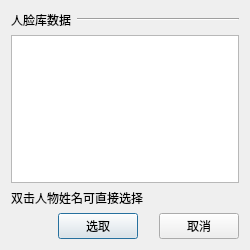
<?xml version="1.0" encoding="UTF-8"?>
<ui version="4.0">
 <class>Dialog</class>
 <widget class="QDialog" name="Dialog">
  <property name="geometry">
   <rect>
    <x>0</x>
    <y>0</y>
    <width>250</width>
    <height>250</height>
   </rect>
  </property>
  <property name="minimumSize">
   <size>
    <width>250</width>
    <height>250</height>
   </size>
  </property>
  <property name="windowTitle">
   <string>选取人脸</string>
  </property>
  <layout class="QVBoxLayout" name="verticalLayout">
   <item>
    <layout class="QHBoxLayout" name="horizontalLayout">
     <item>
      <widget class="QLabel" name="label">
       <property name="text">
        <string>人脸库数据</string>
       </property>
      </widget>
     </item>
     <item>
      <widget class="Line" name="line">
       <property name="sizePolicy">
        <sizepolicy hsizetype="Expanding" vsizetype="Fixed">
         <horstretch>0</horstretch>
         <verstretch>0</verstretch>
        </sizepolicy>
       </property>
       <property name="orientation">
        <enum>Qt::Horizontal</enum>
       </property>
      </widget>
     </item>
    </layout>
   </item>
   <item>
    <widget class="QListWidget" name="faceList"/>
   </item>
   <item>
    <widget class="QLabel" name="promptLb">
     <property name="text">
      <string>双击人物姓名可直接选择</string>
     </property>
    </widget>
   </item>
   <item>
    <layout class="QHBoxLayout" name="horizontalLayout_2">
     <item>
      <spacer name="horizontalSpacer">
       <property name="orientation">
        <enum>Qt::Horizontal</enum>
       </property>
       <property name="sizeHint" stdset="0">
        <size>
         <width>40</width>
         <height>20</height>
        </size>
       </property>
      </spacer>
     </item>
     <item>
      <widget class="QPushButton" name="selBtn">
       <property name="text">
        <string>选取</string>
       </property>
      </widget>
     </item>
     <item>
      <spacer name="horizontalSpacer_2">
       <property name="orientation">
        <enum>Qt::Horizontal</enum>
       </property>
       <property name="sizeType">
        <enum>QSizePolicy::Fixed</enum>
       </property>
       <property name="sizeHint" stdset="0">
        <size>
         <width>15</width>
         <height>10</height>
        </size>
       </property>
      </spacer>
     </item>
     <item>
      <widget class="QPushButton" name="cancelBtn">
       <property name="text">
        <string>取消</string>
       </property>
      </widget>
     </item>
    </layout>
   </item>
  </layout>
 </widget>
 <resources/>
 <connections/>
</ui>
